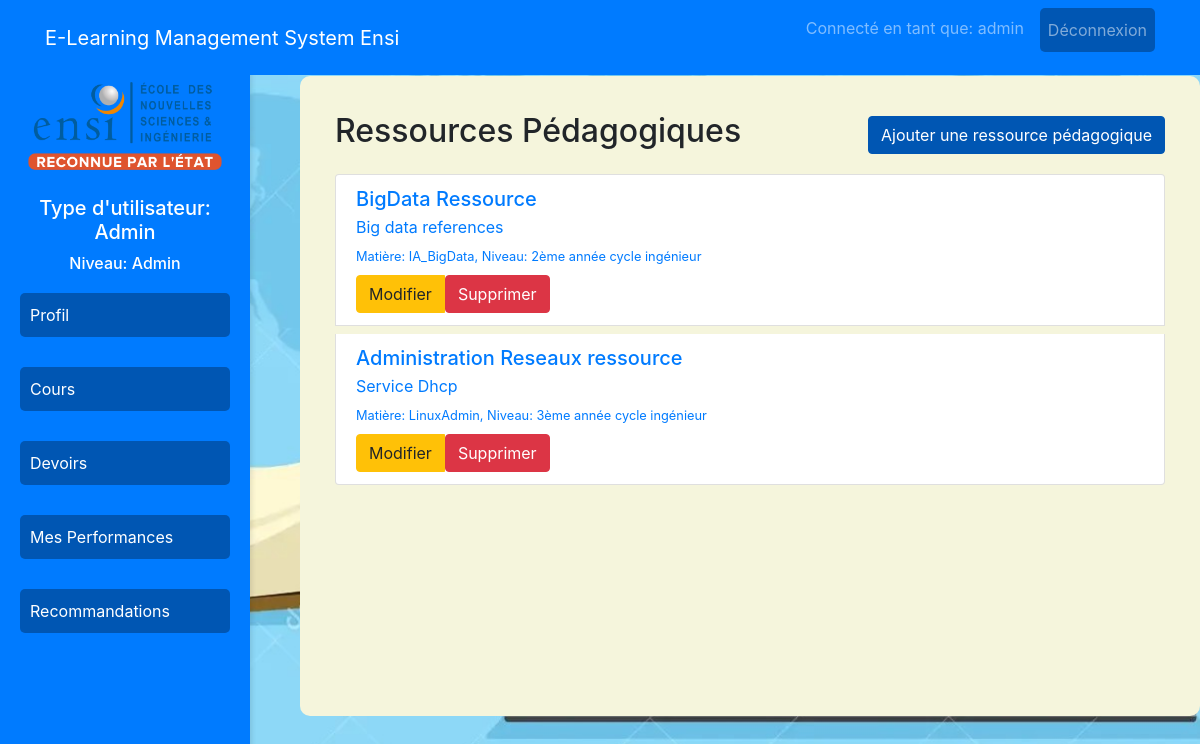
/resources/ (signed in), run on the app's committed database.
### education/models.py (models this page shows, shortened)
class Resource(models.Model):
    SUBJECT_CHOICES = [
        ('NetArch', 'Architecture .Net et communications'),
        ('ClientServer', 'Client/serveur'),
        ('MathIA', "Mathématiques pour l'intelligence artificielle"),
        ('UML', 'Modélisation Objet avec UML'),
        ('JavaJEE', 'Java avancée et Technologies JEE'),
        ('DevOps1', 'DevOps 1'),
        ('CostManagement', 'Management des coûts'),
        ('LangCom3', 'Langues et communication 3'),
        ('FullStackPython', 'Développement Full Stack Python'),
        ('AngularIonic', 'Framework Angular et Ionic'),
        ('DevOps2', 'DevOps 2'),
        ('IA_BigData', "Fondements de l'IA et Big Data"),
        ('OracleAdmin', 'Administration Oracle'),
        ('LangCom4', 'Langues et communication 4'),
        ('TutoredProject2', 'Projet tutoré 2'),
        ('Cryptography', 'Cryptographie'),
        ('LinuxAdmin', 'Sécurité et administration Système Linux'),
        ('NetworkSecurity', 'Sécurité des réseaux et Cloud'),
        ('AppSec', 'Sécurité applicative au développent des SI'),
        ('ERP', 'ERP : ODOO et SAP'),
        ('LaborIP', 'Droit de travail et propriété intellectuelle'),
        ('ProjectManagement', 'Management de projets et agilité'),
        ('LangCom5', 'Langues et communication 5'),
    ]
    RESOURCE_TYPE_CHOICES = [
        ('article', 'Article'),
        ('video', 'Vidéo'),
        ('exercise', 'Exercice'),
        ('file', 'Fichier')
    ]
    title = models.CharField(max_length=200)
    description = models.TextField()
    link = models.URLField(blank=True)
    file = models.FileField(upload_to='resources/', blank=True, null=True)
    subject = models.CharField(max_length=100, choices=SUBJECT_CHOICES)
    level = models.IntegerField(choices=[
        (2, "2ème année cycle ingénieur"),
        (3, "3ème année cycle ingénieur"),
    ])
    resource_type = models.CharField(max_length=20, choices=RESOURCE_TYPE_CHOICES)
    created_by = models.ForeignKey(User, on_delete=models.CASCADE, null=True, blank=True)

### education/views.py (the view)
# urls.py: path('resources/', views.resource_list, name='resource_list'),
@login_required
def resource_list(request):
    user = request.user
    if user.is_superuser:
        resources = Resource.objects.all()
    elif user.profile.is_teacher:
        resources = Resource.objects.filter(level=user.profile.level, created_by=user)
    else:
        resources = Resource.objects.filter(level=user.profile.level)
    return render(request, 'resource_list.html', {'resources': resources})

### education/templates/resource_list.html (shortened to what this page needs)
{% extends 'base.html' %}
{% block content_class %}content-assignments{% endblock %}
{% block content %}
<div class="container">
    <div class="d-flex justify-content-between align-items-center mt-3">
        <h2>Ressources Pédagogiques</h2>
        {% if user.is_superuser or user.profile.is_teacher %}
            <a href="{% url 'resource_create' %}" class="btn btn-primary">Ajouter une ressource pédagogique</a>
        {% endif %}
    </div>
    {% if resources %}
        <div class="list-group mt-3">
            {% for resource in resources %}
                <div class="list-group-item list-group-item-action mb-2">
                    <a href="{% url 'resource_detail' resource.id %}" class="d-block">
                        <h5 class="mb-1">{{ resource.title }}</h5>
                        <p class="mb-1">{{ resource.description }}</p>
                        <small>Matière: {{ resource.subject }}, Niveau: {{ resource.get_level_display }}</small>
                    </a>
                    {% if user.is_superuser or user.profile.is_teacher %}
                        <div class="btn-group mt-2" role="group" aria-label="Actions">
                            <a href="{% url 'resource_update' resource.id %}" class="btn btn-warning">Modifier</a>
                            <form method="post" action="{% url 'resource_delete' resource.id %}" style="display: inline;">
                                <button type="submit" class="btn btn-danger">Supprimer</button>
                            </form>
                        </div>
                    {% endif %}
                </div>
            {% endfor %}
        </div>
    {% else %}
        <p class="mt-3">Aucune ressource pédagogique disponible pour le moment.</p>
    {% endif %}
</div>
{% endblock %}

### education/templates/base.html (shortened to what this page needs)
<!DOCTYPE html>
<html lang="fr">
<head>
    {% load static %}
    <link rel="stylesheet" href="https://stackpath.bootstrapcdn.com/bootstrap/4.5.2/css/bootstrap.min.css">
</head>
<body>
    <nav class="navbar navbar-expand-lg navbar-dark fixed-top">
        <div class="container">
            <div class="d-flex align-items-center w-100">
                <a class="navbar-brand mr-auto" href="{% if request.user.is_superuser %}{% url 'admin_dashboard' %}{% elif request.user.profile.is_teacher %}{% url 'teacher_dashboard' %}{% else %}{% url 'student_dashboard' %}{% endif %}">
                    E-Learning Management System Ensi
                </a>
                <ul class="navbar-nav">
                    {% if request.user.is_authenticated %}
                        <li class="nav-item">
                            <span class="navbar-text mr-3">Connecté en tant que: {{ request.user.username }}</span>
                        </li>
                        <li class="nav-item">
                            <a class="nav-link" href="{% url 'logout' %}">Déconnexion</a>
                        </li>
                    {% endif %}
                </ul>
            </div>
        </div>
    </nav>
    <div class="container-fluid">
        <div class="row">
            <div class="col-md-3 sidebar">
                <div class="user-info">
                    <img src="{% static 'Images/ENSI.png' %}">
                    <h5>
                        Type d'utilisateur:
                        {% if request.user.is_superuser %}
                            Admin
                        {% elif request.user.profile.is_teacher %}
                            Enseignant
                        {% else %}
                            Étudiant
                        {% endif %}
                    </h5>
                    <h6>
                        Niveau:
                        {% if request.user.profile.level %}
                            Cycle ingénieur {{ request.user.profile.level }}
                        {% else %}
                            Admin
                        {% endif %}
                    </h6>
                </div>
                <ul class="nav flex-column">
                    {% if request.user.is_authenticated %}
                        <li class="nav-item menu-item-profile">
                            <a class="nav-link" href="{% url 'profile' %}">Profil</a>
                        </li>
                        <li class="nav-item menu-item-courses">
                            <a class="nav-link" href="{% url 'course_list' %}">Cours</a>
                        </li>
                        <li class="nav-item menu-item-assignments">
                            <a class="nav-link" href="{% url 'assignment_list' %}">Devoirs</a>
                        </li>
                        {% if not request.user.profile.is_teacher %}
                            <li class="nav-item menu-item-performance">
                                <a class="nav-link" href="{% url 'view_performance' %}">Mes Performances</a>
                            </li>
                        {% endif %}
                        <li class="nav-item menu-item-recommendations">
                            <a class="nav-link" href="{% url 'resource_list' %}">Recommandations</a>
                        </li>
                    {% endif %}
                </ul>
            </div>
            <div class="col-md-9 content {% block content_class %}{% endblock %}">
                {% block content %}{% endblock %}
            </div>
        </div>
    </div>
</body>
</html>

### data on the page
Resource: title "BigData Ressource", description "Big data references", subject "IA_BigData", level "2ème année cycle ingénieur"
Resource: title "Administration Reseaux ressource", description "Service Dhcp", subject "LinuxAdmin", level "3ème année cycle ingénieur"

### other printed values
{{ request.user.username }} "admin"
